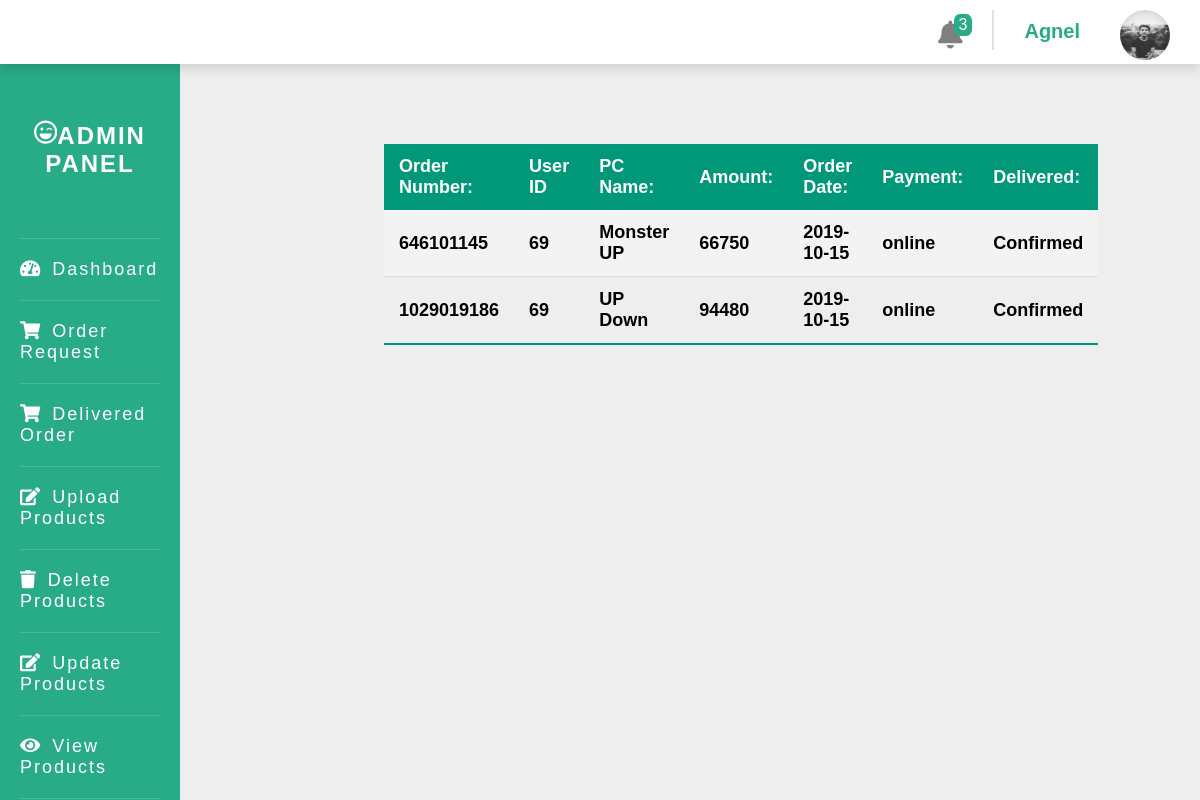
The page /admin/dashboard.php?deliveredsb (signed in) on the database its author committed.
### tables this page shows
CREATE TABLE `sbpc` (
  `sbPCID` int(11) NOT NULL,
  `orderNumber` int(11) DEFAULT NULL,
  `pcName` varchar(100) DEFAULT NULL,
  `amount` int(11) DEFAULT NULL,
  `userID` int(11) NOT NULL,
  `paymentMethod` varchar(100) NOT NULL,
  `date` date NOT NULL,
  `PackingType` varchar(100) NOT NULL,
  `sttus` varchar(100) NOT NULL
);

### admin/dashboard.php (the view, shortened to what the rows shown need)
<?php
     require("../includes/dbh.inc.php");
     $adminID = $_SESSION['adminID'];
     $selectadmin = "SELECT * FROM admins WHERE adminID='$adminID';";
     $checkadmin = mysqli_query($conn, $selectadmin);
     if($row = mysqli_fetch_array($checkadmin)){
          $adminName = $row['adminName'];
          $adminImage = $row['adminImage'];
     }
?>
<!DOCTYPE html>
<html lang="en">
<head>
     <link rel="stylesheet" href="../style.css">
     <link rel="stylesheet" href="../customstyle.css">
     <link rel="stylesheet" href="https://use.fontawesome.com/releases/v5.10.2/css/all.css">
</head>
<body class="bg-color">
     <main class="bg-color">
          <div class="d-flex">
               <div>
                         <div style="position:sticky;top:0px;z-index:1;" class="navbar shadow-sm p-sm">
                              <div class="d-flex jcfe aic">
                                   <div class="d-flex flex-row">
                                        <div id="accordion">
                                             <section id="account">
                                                  <a class="text-deco-none" href="#account">
                                                       <div class="d-flex flex-row">
                                                            <div class="mx-1 mt-sm">
                                                                 <b style="color: #28AB87;"><?php echo $adminName; ?></b>
                                                            </div>
                                                            <div class="mx-1 sm-m-0">
                                                                 <?php
                                                                      if(empty($adminImage)){
                                                                           ?>
                                                                                <img class="b-rad-rnd profile-img" src="../img/unknown.png" alt="Unknown">
                                                                           <?php
                                                                      }
                                                                      else{
                                                                           ?>
                                                                           <img class="b-rad-rnd profile-img" src="./img/<?php echo $adminImage ?>" alt="">
                                                                           <?php
                                                                      }
                                                                 ?>
                                                            </div>
                                                       </div>
                                                  </a>
                                             </section>
                                        </div>
                                   </div>
                              </div>
                         </div>
                    <div class="page">
                         <div class="main">
                              <?php
                                   if(isset($_GET['pcpart']) || isset($_GET['pc'])){
                                        include("view.php");
                                   }
                                   elseif(isset($_GET['delpcpart']) || isset($_GET['delpc'])){
                                        include("delete.php");
                                   }
                                   elseif(isset($_GET['updatepcpart']) || isset($_GET['updatepc'])){
                                        include("update.php");
                                   }
                                   elseif(isset($_GET['uploadpcpart']) || isset($_GET['uploadpc'])){
                                        include("upload.php");
                                   }
                                   elseif(isset($_GET['deliveredpart']) || isset($_GET['deliveredpc']) || isset($_GET['deliveredsb'])){
                                        include("delivered.php");
                                   }
                                   elseif(isset($_GET['partorder']) || isset($_GET['pcorder']) || isset($_GET['sborder']) ){
                                        include("order.php");
                                   }
                                   elseif(isset($_GET['setting'])){
                                        include("setting.php");
                                   }
                                   elseif(isset($_GET['onlinetransaction'])){
                                        include("onlinetrans.php");
                                   }
                                   else{
                                        include("dashboardcopy.php");
                                   }
                              ?>
                         </div>
                    </div>
               </div>
          </div>
     </main>
</body>
</html>

### admin/delivered.php (shortened to what the rows shown need)
<!DOCTYPE html>
<html lang="en">
<head>
</head>
<body>
     <div class=" container">
          <?php
               if(isset($_GET['deliveredpart'])){
                    $checkselect = "SELECT * FROM orders WHERE partID !=0 and sttus='Dispatched'";
                    $check = mysqli_query($conn, $checkselect);
                    $countrow = mysqli_num_rows($check);
                    if($countrow == 0){
                         echo "<div class='text-center '><b>All items Delivered !</b></div>";
                    }
                    else{
                    ?>
                         <table class="content-table">
                              <thead>
                                   <tr>
                                        <th>Order Number:</th>
                                        <th>User ID</th>
                                        <th>Product Name:</th>
                                        <th>Quantity:</th>
                                        <th>Amount:</th>
                                        <th>Order Date:</th>
                                        <th>Payment</th>
                                        <th>Delivered</th>
                                   </tr>
                              </thead>
                              <tbody>
                                   <?php
                                        $order = "SELECT * FROM orders";
                                        $check = mysqli_query($conn, $order);
                                        if($check){
                                             while($orderrow = mysqli_fetch_array(($check))){
                                                  if($orderrow['partID'] != 0){
                                                       $orderNumber = $orderrow['ordernumber'];
                                                       $userID = $orderrow['userID'];
                                                       $partID = $orderrow['partID'];
                                                       $partQty = $orderrow['partQty'];
                                                       $payment = $orderrow['paymentMethod'];
                                                       $totalAmount = $orderrow['totalAmount'];
                                                       $orderDate = $orderrow['date'];
                                                       $status = $orderrow['sttus'];
                                                       $selectpart = "SELECT * FROM pcpart WHERE pcPartID='$partID'";
                                                       $checkselect = mysqli_query($conn, $selectpart);
                                                       while($order = mysqli_fetch_array($checkselect)){
                                                            $partName = $order["partTitle"];
                                                            if($status == "Dispatched"){
                                                                 echo'
                                                                      <tr>
                                                                           <th>'.$orderNumber.'</th>
                                                                           <th>'.$userID.'</th>
                                                                           <th>'.$partName.'</th>
                                                                           <th>'.$partQty.'</th>
                                                                           <th>'.$totalAmount.'</th>
                                                                           <th>'.$orderDate.'</th>
                                                                           <th>'.$payment.'</th>
                                                                           <th>';?>
                                                                                <?php
                                                                                     if($status == "Dispatched"){
                                                                                     echo'<div style="background:#28AB87" class="py-sm px-1 b-rad-1 shadow-sm">
                                                                                          <a class="text-deco-none text-white" href="dashboard.php?deliveredpart=delivered&partID='.$partID.'">Confirm</a>
                                                                                     </div>
                                                                                     ';}
                                                                                     else{
                                                                                     ?><?php
                                                                                          echo"Confirmed";
                                                                                     }
                                                                                     echo'
                                                                           </th>
                                                                      </tr>
                                                                 ';
                                                            }
                                                       }
                                                  }
                                             }
                                        }
                                        else{
                                             echo"Sql Connection problem";
                                        }
                                   ?>
                              </tbody>
                         </table>
                    <?php }
               }elseif(isset($_GET['deliveredsb'])){
                    $checkselect = "SELECT * FROM sborders WHERE partID !=0 ";
                    $check = mysqli_query($conn, $checkselect);
                    $countrow = mysqli_num_rows($check);
                    if($countrow == 0){
                         echo "<div class='text-center '><b>All items Delivered!</b></div>";
                    }
                    else{
                    ?>
                         <table class="content-table">
                              <thead>
                                   <tr>
                                        <th>Order Number:</th>
                                        <th>User ID</th>
                                        <th>PC Name:</th>
                                        <th>Amount:</th>
                                        <th>Order Date:</th>
                                        <th>Payment:</th>
                                        <th>Delivered:</th>
                                   </tr>
                              </thead>
                              <tbody class="text-left">
                                   <?php
                                        $order = "SELECT * FROM sbpc";
                                        $check = mysqli_query($conn, $order);
                                        if($check){
                                             while($orderrow = mysqli_fetch_array(($check))){
                                                  $sbpcID = $orderrow['sbPCID'];
                                                  $orderNumber = $orderrow['orderNumber'];
                                                  $userID = $orderrow['userID'];
                                                  $pcName = $orderrow['pcName'];
                                                  $payment = $orderrow['paymentMethod'];
                                                  $orderDate = $orderrow['date'];
                                                  $status = $orderrow['sttus'];
                                                  $grandTotal = $orderrow['amount'];
                                                  echo"
                                                       <tr>
                                                            <th>".$orderNumber."</th>
                                                            <th>".$userID."</th>
                                                            <th>".$pcName."</th>
                                                            <th>".$grandTotal."</th>
                                                            <th>".$orderDate."</th>
                                                            <th>".$payment."</th>
                                                            <th>";?><?php
                                                                                     if($status == "Dispatched"){
                                                                                     echo'<div style="background:#28AB87" class="py-sm px-1 b-rad-1 shadow-sm">
                                                                                          <a class="text-deco-none text-white" href="dashboard.php?deliveredsb=delivered&sbpcID='.$sbpcID.'">Confirm</a>
                                                                                     </div>
                                                                                     ';}
                                                                                     else{
                                                                                     ?><?php
                                                                                          echo"Confirmed";
                                                                                     }
                                                                 echo"</th>
                                                       </tr>
                                                  ";
                                             }
                                        }
                                        else{
                                             echo"Sql Connection problem";
                                        }
                                   ?>
                              </tbody>
                         </table>
                    <?php }
               }
          ?>
     </div>
</body>
</html>

### rows shown on the page
sbpc: orderNumber "646101145", userID "69", pcName "Monster UP", amount "66750", date "2019-10-15", paymentMethod "online", sttus "Confirmed"
sbpc: orderNumber "1029019186", userID "69", pcName "UP Down", amount "94480", date "2019-10-15", paymentMethod "online", sttus "Confirmed"

### other values the page prints
$count "3"
$adminName "Agnel"
